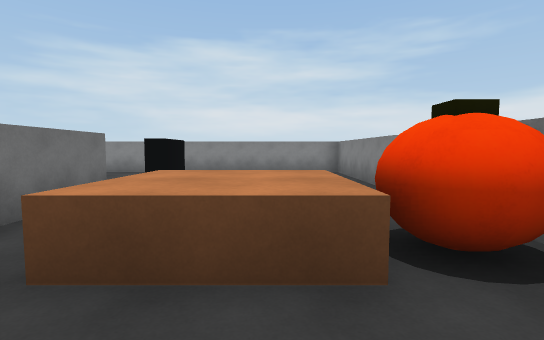
[1] (above)

13 first-person views from a walk through a 3-D level made in the Unity game engine. The camera is 1.5 m above the floor, tilts 4° down and sees 85° across. The floor is counted in squares, 2 m on a side. Each view is taken from the middle of a square. On the plan, view 1 faces up. The plan holds only what a view shows up to about 10 squares ahead; the rest is blank. The player character is not drawn. Surface patterns are stand-ins for the level's own textures.

[2]
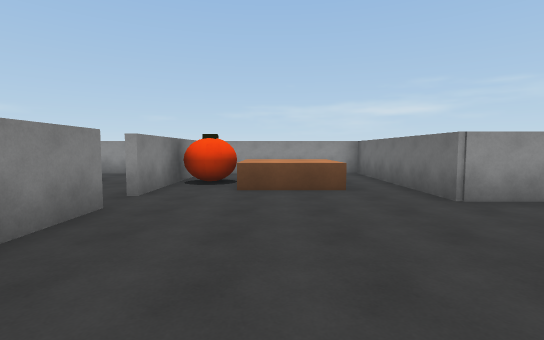

[3]
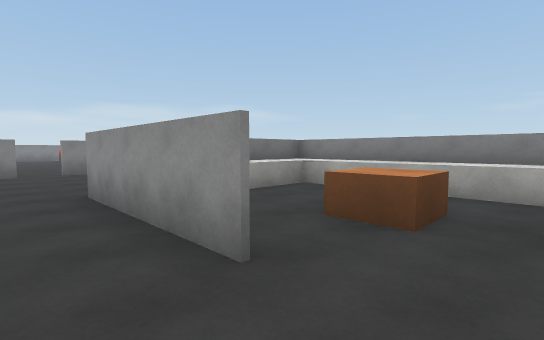

[4]
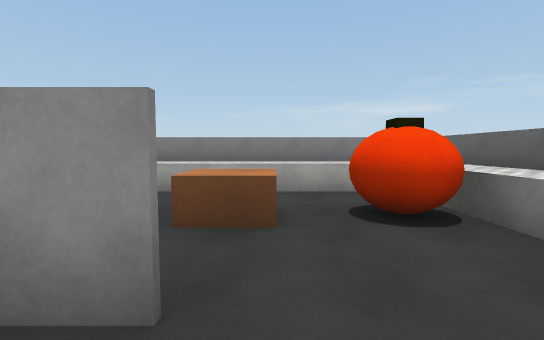

[5]
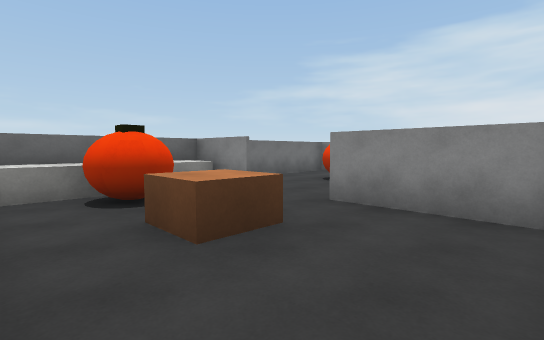

[6]
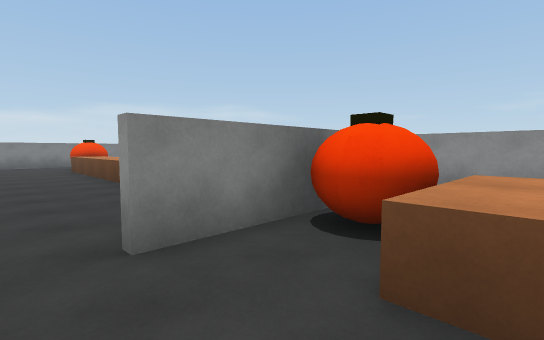

[7]
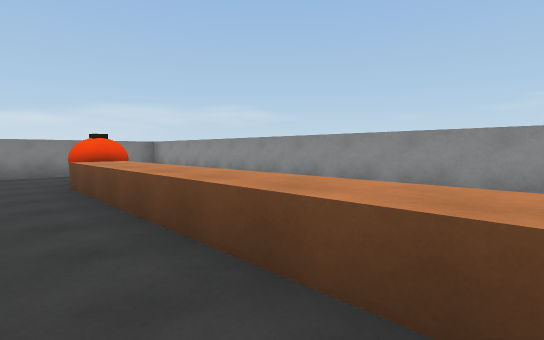

[8]
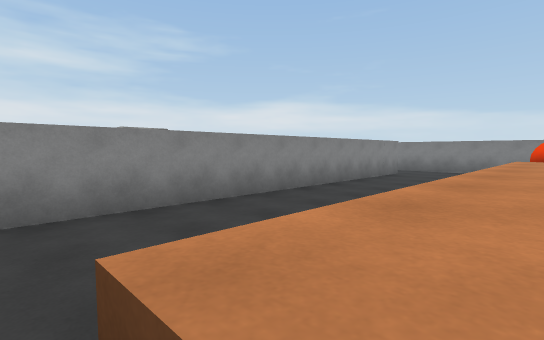

[9]
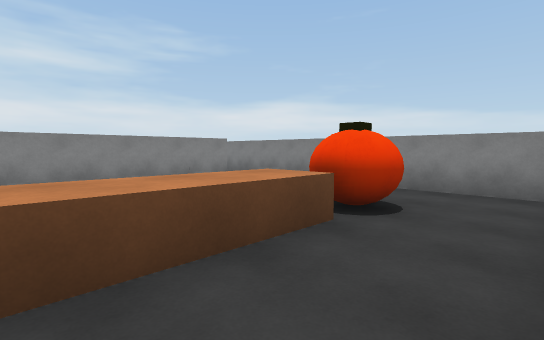

[10]
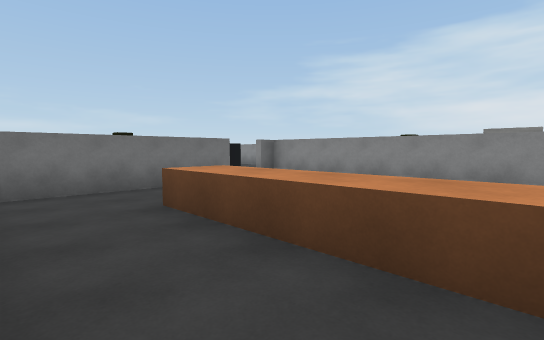

[11]
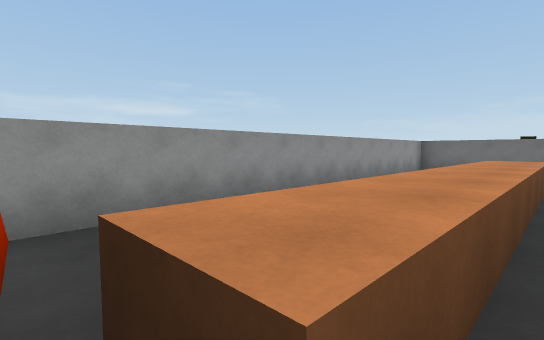

[12]
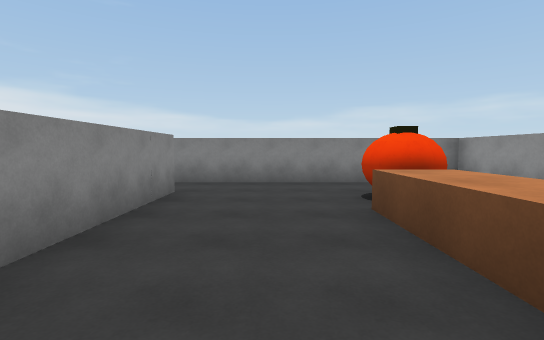

[13]
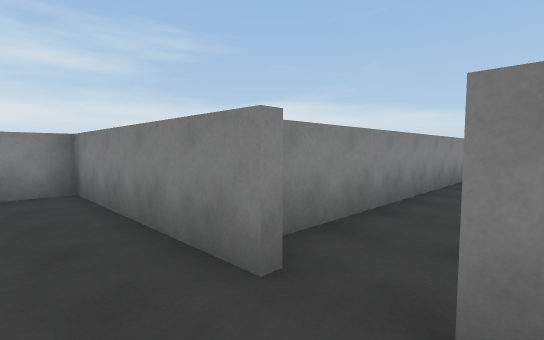

### Floor plan
Key: @ floor where view 1 was taken; # wall or solid block; . floor; ^ raised ledge; B brown block; O other object.
Columns run from 11 left of view 1 to 15 right of it. Each row starts with its distance up from view 1.
 10       ########
  9 #.    ..   ..#
  8 #..O   .# ...#            #
  7 #..O     ....#            #
  6 # ...........############.#
  5 #  ..###..................#
  4  #^....^#....#............#
  3  #OOBB..#.^^.#............#
  2  #......#.^^O#..^^^^^^^OO.#
  1  #......#....#............#
  0  ########. @.#............#
 -1         ###################

Positions as (right, up) in squares from view 1, and headings:
1: (0, 0), facing up
2: (0, 9), facing down
3: (-8, 6), facing down-right
4: (-7, 6), facing down
5: (-4, 1), facing up-left
6: (0, 5), facing down-right
7: (5, 4), facing down-right
8: (4, 2), facing up-right
9: (9, 0), facing up-right
10: (8, 0), facing up-left
11: (12, 3), facing down-left
12: (8, 4), facing right
13: (1, 4), facing up-right
